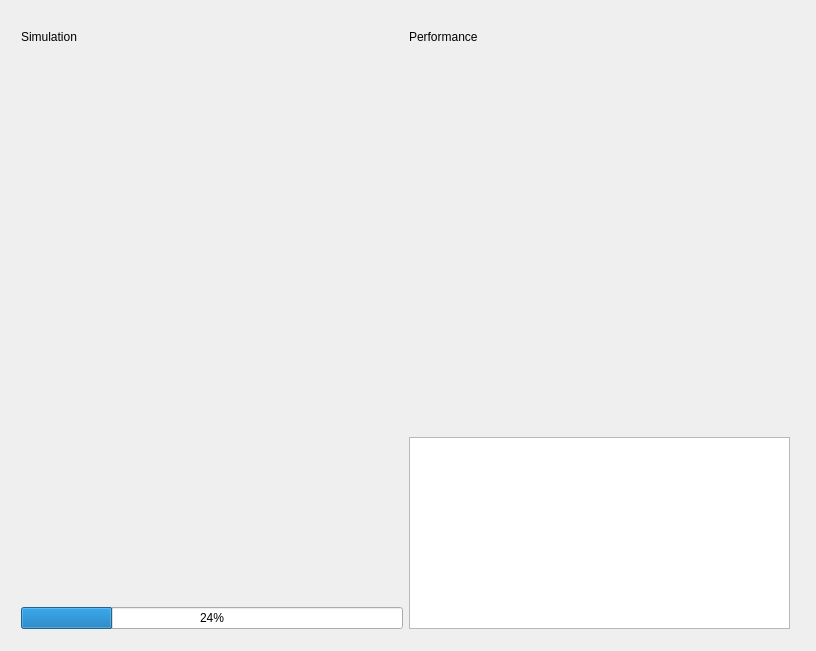
<?xml version="1.0" encoding="UTF-8"?>
<ui version="4.0">
 <class>Dialog</class>
 <widget class="QDialog" name="Dialog">
  <property name="geometry">
   <rect>
    <x>0</x>
    <y>0</y>
    <width>816</width>
    <height>651</height>
   </rect>
  </property>
  <property name="windowTitle">
   <string>Dialog</string>
  </property>
  <widget class="QWidget" name="">
   <property name="geometry">
    <rect>
     <x>10</x>
     <y>19</y>
     <width>791</width>
     <height>621</height>
    </rect>
   </property>
   <layout class="QGridLayout" name="gridLayout">
    <item row="0" column="0">
     <widget class="QLabel" name="label">
      <property name="text">
       <string>Simulation</string>
      </property>
     </widget>
    </item>
    <item row="0" column="1">
     <widget class="QLabel" name="label_2">
      <property name="text">
       <string>Performance</string>
      </property>
     </widget>
    </item>
    <item row="1" column="0">
     <layout class="QVBoxLayout" name="verticalLayout">
      <item>
       <widget class="QCustomPlot" name="simulation" native="true"/>
      </item>
      <item>
       <widget class="QProgressBar" name="progressBar">
        <property name="value">
         <number>24</number>
        </property>
       </widget>
      </item>
     </layout>
    </item>
    <item row="1" column="1">
     <layout class="QVBoxLayout" name="verticalLayout_2">
      <item>
       <widget class="QCustomPlot" name="performance" native="true">
        <property name="minimumSize">
         <size>
          <width>0</width>
          <height>300</height>
         </size>
        </property>
        <property name="maximumSize">
         <size>
          <width>16777215</width>
          <height>400</height>
         </size>
        </property>
       </widget>
      </item>
      <item>
       <spacer name="verticalSpacer">
        <property name="orientation">
         <enum>Qt::Vertical</enum>
        </property>
        <property name="sizeHint" stdset="0">
         <size>
          <width>20</width>
          <height>40</height>
         </size>
        </property>
       </spacer>
      </item>
      <item>
       <widget class="QPlainTextEdit" name="msgBox"/>
      </item>
     </layout>
    </item>
   </layout>
  </widget>
 </widget>
 <layoutdefault spacing="6" margin="11"/>
 <customwidgets>
  <customwidget>
   <class>QCustomPlot</class>
   <extends>QWidget</extends>
   <header>qcustomplot.h</header>
   <container>1</container>
  </customwidget>
 </customwidgets>
 <resources/>
 <connections/>
</ui>
